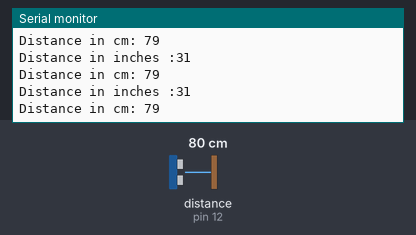
A sketch run on a simulated Arduino Uno, built with avr-gcc and run on an emulated ATmega328P. Parts: the last lines printed to the serial monitor. Wiring (inferred from the names in the program): ultrasonic range finder: trigger pin 11; echo pin 12. The inputs (shaded band) are chosen by the test bench; at power-on: distance to the obstacle (sensor on pin 12) 80 cm. The echo pulse lasts 58.3 µs per cm.

Above: at 1.2 s.
1.3 s: distance to the obstacle (sensor on pin 12) set to 2 cm
At 2.1 s:
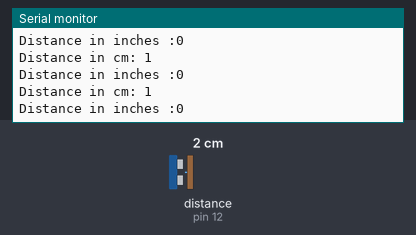
4.3 s: distance to the obstacle (sensor on pin 12) set to 18 cm
At 5.0 s:
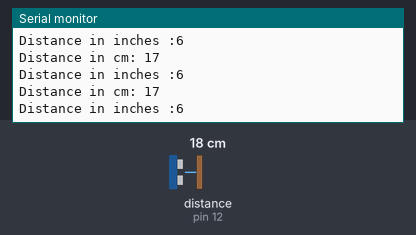
7.3 s: distance to the obstacle (sensor on pin 12) set to 4 cm
At 8.2 s:
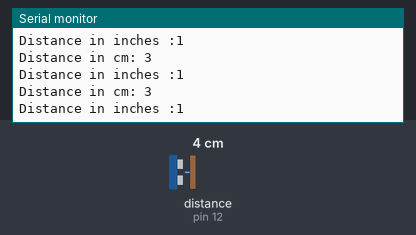
10.3 s: distance to the obstacle (sensor on pin 12) set to 35 cm
At 10.9 s:
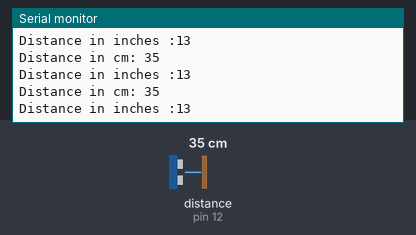
13.3 s: distance to the obstacle (sensor on pin 12) set to 9 cm
At 14.2 s:
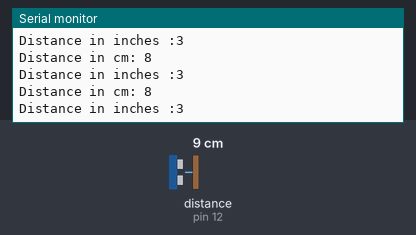
16.3 s: distance to the obstacle (sensor on pin 12) set to 60 cm
At 16.9 s:
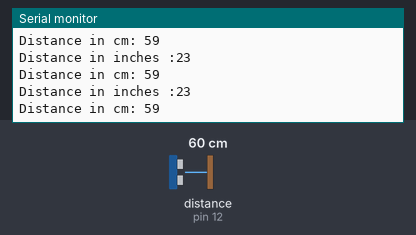
Timing chart, 0 to 19.3 s (numbered marks = the images above; inputs shaded):
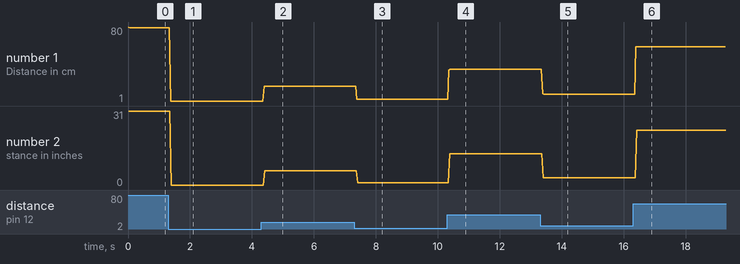

Measured:
- after the input at 1.3 s, the serial monitor: prints a new line after 0.08 s (image 1)
- after the input at 4.3 s, the serial monitor: prints a new line after 0.09 s (image 2)
- after the input at 7.3 s, the serial monitor: prints a new line after 0.09 s (image 3)
- after the input at 10.3 s, the serial monitor: prints a new line after 0.06 s (image 4)
- after the input at 13.3 s, the serial monitor: prints a new line after 0.08 s (image 5)
- after the input at 16.3 s, the serial monitor: prints a new line after 0.09 s (image 6)
- plotted number 1: 79 → 1 after the input at 1.3 s, 1 → 17 after the input at 4.3 s, 17 → 3 after the input at 7.3 s, 3 → 35 after the input at 10.3 s, 35 → 8 after the input at 13.3 s
- plotted number 2: 31 → 0 after the input at 1.3 s, 0 → 6 after the input at 4.3 s, 1 → 13 after the input at 10.3 s, 3 → 23 after the input at 16.3 s

The sketch:

Read_Data_from_digitalsensor_HC-SR04ultrasonic_sensor.ino
```cpp
int trigPin=11;
int echoPin=12;
long duration;
long distance;

void setup(){
  pinMode(trigPin,OUTPUT);
  pinMode(echoPin,INPUT);
  Serial.begin(9600);
}

void loop(){
  digitalWrite(trigPin,LOW);
  delayMicroseconds(5);
  // Sets the trigPin on HIGH state for 10 micro seconds
  digitalWrite(trigPin,HIGH);
  delayMicroseconds(10);
  digitalWrite(trigPin,LOW);
  // Reads the echoPin, returns the sound wave travel time in microseconds
  duration = pulseIn(echoPin, HIGH);
  // Calculating the distance
  long cmdistance = (duration/2)/29.1;
  long inchdistance=(duration/2)/74;
  // Prints the distance on the Serial Monitor
  Serial.print("Distance in cm: ");
  Serial.println(cmdistance);
  delay(10);
  Serial.print("Distance in inches :");
  Serial.println(inchdistance);
  delay(10);
}
```
